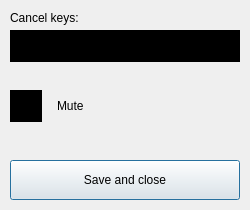
<?xml version="1.0" encoding="UTF-8"?>
<ui version="4.0">
 <class>SettingsDialog</class>
 <widget class="QDialog" name="SettingsDialog">
  <property name="geometry">
   <rect>
    <x>0</x>
    <y>0</y>
    <width>250</width>
    <height>210</height>
   </rect>
  </property>
  <property name="windowTitle">
   <string>Settings</string>
  </property>
  <property name="windowIcon">
   <iconset resource="resources.qrc">
    <normaloff>:/icons/assets/favicon.ico</normaloff>:/icons/assets/favicon.ico</iconset>
  </property>
  <widget class="ScaledBgWidget" name="widget" native="true">
   <property name="geometry">
    <rect>
     <x>0</x>
     <y>0</y>
     <width>250</width>
     <height>210</height>
    </rect>
   </property>
   <property name="styleSheet">
    <string notr="true">font: 500 12pt &quot;Minecraft&quot;;</string>
   </property>
   <widget class="QPushButton" name="saveAndCloseButton">
    <property name="geometry">
     <rect>
      <x>10</x>
      <y>160</y>
      <width>230</width>
      <height>40</height>
     </rect>
    </property>
    <property name="styleSheet">
     <string notr="true">background-image: url(:/images/assets/bgbtn.png);</string>
    </property>
    <property name="text">
     <string>Save and close</string>
    </property>
   </widget>
   <widget class="QLabel" name="label_2">
    <property name="geometry">
     <rect>
      <x>10</x>
      <y>10</y>
      <width>161</width>
      <height>16</height>
     </rect>
    </property>
    <property name="text">
     <string>Cancel keys:</string>
    </property>
   </widget>
   <widget class="QTextEdit" name="textEdit">
    <property name="geometry">
     <rect>
      <x>10</x>
      <y>30</y>
      <width>230</width>
      <height>32</height>
     </rect>
    </property>
    <property name="styleSheet">
     <string notr="true">background-color: rgb(0, 0, 0);
border: solid white 2px;
font: 500 15pt &quot;Minecraft&quot;;</string>
    </property>
   </widget>
   <widget class="QCheckBox" name="muteCheckBox">
    <property name="geometry">
     <rect>
      <x>10</x>
      <y>90</y>
      <width>230</width>
      <height>32</height>
     </rect>
    </property>
    <property name="styleSheet">
     <string notr="true">QCheckBox {
	spacing: 15px;
}

QCheckBox::indicator {
	width: 32px;
	height: 32px;
	background-color: rgb(0, 0, 0);
	color: rgb(255, 255, 255);
	border: solid white 2px;
}

QCheckBox::indicator:checked {
	width: 32px;
	height: 32px;
	image: url(:/images/assets/checkmark.png);
}

QCheckBox::indicator:unchecked {
	width: 32px;
	height: 32px;
}</string>
    </property>
    <property name="text">
     <string>Mute</string>
    </property>
    <property name="tristate">
     <bool>false</bool>
    </property>
   </widget>
  </widget>
 </widget>
 <customwidgets>
  <customwidget>
   <class>ScaledBgWidget</class>
   <extends>QWidget</extends>
   <header>scaledbgwidget.h</header>
   <container>1</container>
  </customwidget>
 </customwidgets>
 <resources>
  <include location="resources.qrc"/>
 </resources>
 <connections/>
</ui>
